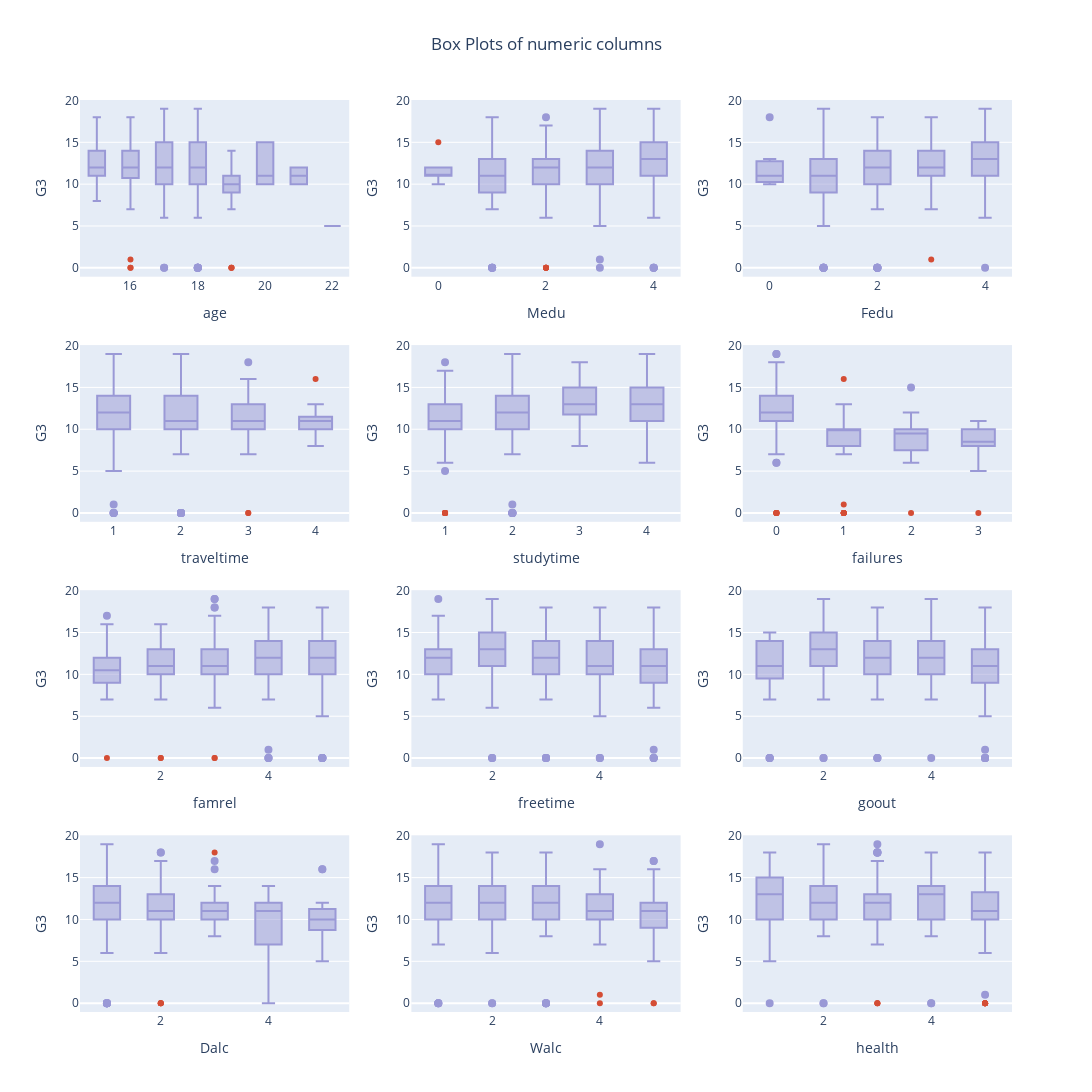

Write notebook code for a chart like this one.
### Code cell
from plotly.subplots import make_subplots
fig = make_subplots(rows=4, cols=3)
for enum, column in enumerate(numeric_data.columns):
    col = enum % 3 + 1
    row = enum // 3 + 1
    fig.append_trace(go.Box(x=numeric_data[column], 
                y=data.G3, 
                boxpoints='suspectedoutliers', 
                marker=dict(color='#D44D35',
                            outliercolor='#9A99D6',
                            line=dict(outliercolor='#9A99D6',
                                      outlierwidth=2)),
                line_color='#9A99D6'),
                row = row,
                col = col)
    fig.update_xaxes(title_text = f"{column}", col = col, row = row)
    fig.update_yaxes(title_text = "G3", col = col, row = row)


fig.update_layout(title='Box Plots of numeric columns', title_x = 0.5,
                  height=1200, width=1200, showlegend = False)
fig.show()

### Figure 1 — Plotly figure (JSON) as saved in the notebook; plotly's stock layout.template omitted (floating-point values rounded to 4 significant figures; data arrays with more than 128 entries replaced by an {"elided": "..."} marker saying what was removed)
{"data": [{"boxpoints": "suspectedoutliers", "line": {"color": "#9A99D6"}, "marker": {"color": "#D44D35", "line": {"outliercolor": "#9A99D6", "outlierwidth": 2}, "outliercolor": "#9A99D6"}, "type": "box", "x": {"elided": "649 int values"}, "xaxis": "x", "y": {"elided": "649 int values"}, "yaxis": "y"}, {"boxpoints": "suspectedoutliers", "line": {"color": "#9A99D6"}, "marker": {"color": "#D44D35", "line": {"outliercolor": "#9A99D6", "outlierwidth": 2}, "outliercolor": "#9A99D6"}, "type": "box", "x": {"elided": "649 int values"}, "xaxis": "x2", "y": {"elided": "649 int values"}, "yaxis": "y2"}, {"boxpoints": "suspectedoutliers", "line": {"color": "#9A99D6"}, "marker": {"color": "#D44D35", "line": {"outliercolor": "#9A99D6", "outlierwidth": 2}, "outliercolor": "#9A99D6"}, "type": "box", "x": {"elided": "649 int values"}, "xaxis": "x3", "y": {"elided": "649 int values"}, "yaxis": "y3"}, {"boxpoints": "suspectedoutliers", "line": {"color": "#9A99D6"}, "marker": {"color": "#D44D35", "line": {"outliercolor": "#9A99D6", "outlierwidth": 2}, "outliercolor": "#9A99D6"}, "type": "box", "x": {"elided": "649 int values"}, "xaxis": "x4", "y": {"elided": "649 int values"}, "yaxis": "y4"}, {"boxpoints": "suspectedoutliers", "line": {"color": "#9A99D6"}, "marker": {"color": "#D44D35", "line": {"outliercolor": "#9A99D6", "outlierwidth": 2}, "outliercolor": "#9A99D6"}, "type": "box", "x": {"elided": "649 int values"}, "xaxis": "x5", "y": {"elided": "649 int values"}, "yaxis": "y5"}, {"boxpoints": "suspectedoutliers", "line": {"color": "#9A99D6"}, "marker": {"color": "#D44D35", "line": {"outliercolor": "#9A99D6", "outlierwidth": 2}, "outliercolor": "#9A99D6"}, "type": "box", "x": {"elided": "649 int values"}, "xaxis": "x6", "y": {"elided": "649 int values"}, "yaxis": "y6"}, {"boxpoints": "suspectedoutliers", "line": {"color": "#9A99D6"}, "marker": {"color": "#D44D35", "line": {"outliercolor": "#9A99D6", "outlierwidth": 2}, "outliercolor": "#9A99D6"}, "type": "box", "x": {"elided": "649 int values"}, "xaxis": "x7", "y": {"elided": "649 int values"}, "yaxis": "y7"}, {"boxpoints": "suspectedoutliers", "line": {"color": "#9A99D6"}, "marker": {"color": "#D44D35", "line": {"outliercolor": "#9A99D6", "outlierwidth": 2}, "outliercolor": "#9A99D6"}, "type": "box", "x": {"elided": "649 int values"}, "xaxis": "x8", "y": {"elided": "649 int values"}, "yaxis": "y8"}, {"boxpoints": "suspectedoutliers", "line": {"color": "#9A99D6"}, "marker": {"color": "#D44D35", "line": {"outliercolor": "#9A99D6", "outlierwidth": 2}, "outliercolor": "#9A99D6"}, "type": "box", "x": {"elided": "649 int values"}, "xaxis": "x9", "y": {"elided": "649 int values"}, "yaxis": "y9"}, {"boxpoints": "suspectedoutliers", "line": {"color": "#9A99D6"}, "marker": {"color": "#D44D35", "line": {"outliercolor": "#9A99D6", "outlierwidth": 2}, "outliercolor": "#9A99D6"}, "type": "box", "x": {"elided": "649 int values"}, "xaxis": "x10", "y": {"elided": "649 int values"}, "yaxis": "y10"}, {"boxpoints": "suspectedoutliers", "line": {"color": "#9A99D6"}, "marker": {"color": "#D44D35", "line": {"outliercolor": "#9A99D6", "outlierwidth": 2}, "outliercolor": "#9A99D6"}, "type": "box", "x": {"elided": "649 int values"}, "xaxis": "x11", "y": {"elided": "649 int values"}, "yaxis": "y11"}, {"boxpoints": "suspectedoutliers", "line": {"color": "#9A99D6"}, "marker": {"color": "#D44D35", "line": {"outliercolor": "#9A99D6", "outlierwidth": 2}, "outliercolor": "#9A99D6"}, "type": "box", "x": {"elided": "649 int values"}, "xaxis": "x12", "y": {"elided": "649 int values"}, "yaxis": "y12"}], "layout": {"height": 1200, "showlegend": false, "title": {"text": "Box Plots of numeric columns", "x": 0.5}, "width": 1200, "xaxis": {"anchor": "y", "domain": [0, 0.2889], "title": {"text": "age"}}, "xaxis10": {"anchor": "y10", "domain": [0, 0.2889], "title": {"text": "Dalc"}}, "xaxis11": {"anchor": "y11", "domain": [0.3556, 0.6444], "title": {"text": "Walc"}}, "xaxis12": {"anchor": "y12", "domain": [0.7111, 1], "title": {"text": "health"}}, "xaxis2": {"anchor": "y2", "domain": [0.3556, 0.6444], "title": {"text": "Medu"}}, "xaxis3": {"anchor": "y3", "domain": [0.7111, 1], "title": {"text": "Fedu"}}, "xaxis4": {"anchor": "y4", "domain": [0, 0.2889], "title": {"text": "traveltime"}}, "xaxis5": {"anchor": "y5", "domain": [0.3556, 0.6444], "title": {"text": "studytime"}}, "xaxis6": {"anchor": "y6", "domain": [0.7111, 1], "title": {"text": "failures"}}, "xaxis7": {"anchor": "y7", "domain": [0, 0.2889], "title": {"text": "famrel"}}, "xaxis8": {"anchor": "y8", "domain": [0.3556, 0.6444], "title": {"text": "freetime"}}, "xaxis9": {"anchor": "y9", "domain": [0.7111, 1], "title": {"text": "goout"}}, "yaxis": {"anchor": "x", "domain": [0.8063, 1], "title": {"text": "G3"}}, "yaxis10": {"anchor": "x10", "domain": [0, 0.1938], "title": {"text": "G3"}}, "yaxis11": {"anchor": "x11", "domain": [0, 0.1938], "title": {"text": "G3"}}, "yaxis12": {"anchor": "x12", "domain": [0, 0.1938], "title": {"text": "G3"}}, "yaxis2": {"anchor": "x2", "domain": [0.8063, 1], "title": {"text": "G3"}}, "yaxis3": {"anchor": "x3", "domain": [0.8063, 1], "title": {"text": "G3"}}, "yaxis4": {"anchor": "x4", "domain": [0.5375, 0.7312], "title": {"text": "G3"}}, "yaxis5": {"anchor": "x5", "domain": [0.5375, 0.7312], "title": {"text": "G3"}}, "yaxis6": {"anchor": "x6", "domain": [0.5375, 0.7312], "title": {"text": "G3"}}, "yaxis7": {"anchor": "x7", "domain": [0.2687, 0.4625], "title": {"text": "G3"}}, "yaxis8": {"anchor": "x8", "domain": [0.2687, 0.4625], "title": {"text": "G3"}}, "yaxis9": {"anchor": "x9", "domain": [0.2687, 0.4625], "title": {"text": "G3"}}}}
